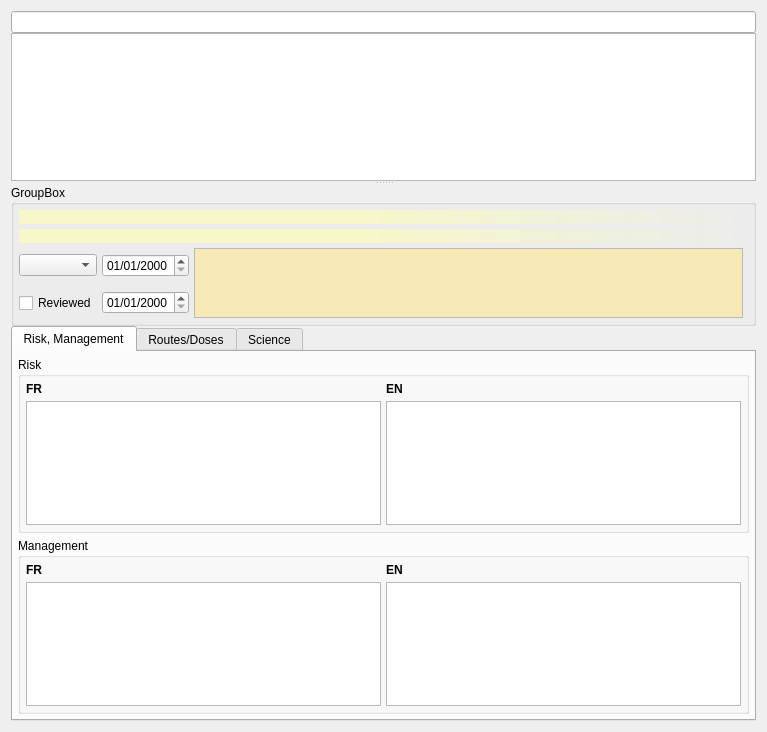
<?xml version="1.0" encoding="UTF-8"?>
<ui version="4.0">
 <class>DDI::DrugDrugInteractionEditorWidget</class>
 <widget class="QWidget" name="DDI::DrugDrugInteractionEditorWidget">
  <property name="geometry">
   <rect>
    <x>0</x>
    <y>0</y>
    <width>767</width>
    <height>732</height>
   </rect>
  </property>
  <property name="windowTitle">
   <string>Form</string>
  </property>
  <layout class="QGridLayout" name="gridLayout_5">
   <item row="0" column="0">
    <widget class="QSplitter" name="splitter">
     <property name="orientation">
      <enum>Qt::Vertical</enum>
     </property>
     <widget class="QWidget" name="">
      <layout class="QVBoxLayout" name="verticalLayout">
       <property name="spacing">
        <number>0</number>
       </property>
       <item>
        <layout class="QHBoxLayout" name="toolbarLayout">
         <property name="spacing">
          <number>0</number>
         </property>
        </layout>
       </item>
       <item>
        <widget class="Utils::QButtonLineEdit" name="searchLine"/>
       </item>
       <item>
        <widget class="QTableView" name="tableView">
         <property name="alternatingRowColors">
          <bool>true</bool>
         </property>
         <property name="selectionMode">
          <enum>QAbstractItemView::SingleSelection</enum>
         </property>
         <property name="selectionBehavior">
          <enum>QAbstractItemView::SelectRows</enum>
         </property>
         <property name="verticalScrollMode">
          <enum>QAbstractItemView::ScrollPerPixel</enum>
         </property>
         <property name="horizontalScrollMode">
          <enum>QAbstractItemView::ScrollPerPixel</enum>
         </property>
        </widget>
       </item>
      </layout>
     </widget>
     <widget class="QWidget" name="layoutWidget2">
      <layout class="QGridLayout" name="gridLayout__">
       <property name="spacing">
        <number>0</number>
       </property>
       <item row="2" column="0">
        <widget class="QTabWidget" name="tabWidget">
         <property name="currentIndex">
          <number>0</number>
         </property>
         <widget class="QWidget" name="riskTab">
          <attribute name="title">
           <string>Risk, Management</string>
          </attribute>
          <layout class="QGridLayout" name="gridLayout_4">
           <property name="margin">
            <number>5</number>
           </property>
           <property name="spacing">
            <number>5</number>
           </property>
           <item row="0" column="0">
            <widget class="QGroupBox" name="groupBox">
             <property name="enabled">
              <bool>true</bool>
             </property>
             <property name="title">
              <string>Risk</string>
             </property>
             <layout class="QGridLayout" name="gridLayout_3">
              <property name="margin">
               <number>5</number>
              </property>
              <property name="spacing">
               <number>5</number>
              </property>
              <item row="1" column="0">
               <widget class="QLabel" name="label">
                <property name="font">
                 <font>
                  <weight>75</weight>
                  <bold>true</bold>
                 </font>
                </property>
                <property name="text">
                 <string notr="true">FR</string>
                </property>
                <property name="alignment">
                 <set>Qt::AlignLeading|Qt::AlignLeft|Qt::AlignTop</set>
                </property>
               </widget>
              </item>
              <item row="2" column="0">
               <widget class="QTextEdit" name="risk">
                <property name="sizePolicy">
                 <sizepolicy hsizetype="Expanding" vsizetype="Preferred">
                  <horstretch>0</horstretch>
                  <verstretch>0</verstretch>
                 </sizepolicy>
                </property>
               </widget>
              </item>
              <item row="1" column="1">
               <widget class="QLabel" name="label_2">
                <property name="font">
                 <font>
                  <weight>75</weight>
                  <bold>true</bold>
                 </font>
                </property>
                <property name="text">
                 <string notr="true">EN</string>
                </property>
                <property name="alignment">
                 <set>Qt::AlignLeading|Qt::AlignLeft|Qt::AlignTop</set>
                </property>
               </widget>
              </item>
              <item row="2" column="1">
               <widget class="QTextEdit" name="risk_en">
                <property name="sizePolicy">
                 <sizepolicy hsizetype="Expanding" vsizetype="Preferred">
                  <horstretch>0</horstretch>
                  <verstretch>0</verstretch>
                 </sizepolicy>
                </property>
               </widget>
              </item>
             </layout>
            </widget>
           </item>
           <item row="1" column="0">
            <widget class="QGroupBox" name="groupBox_2">
             <property name="enabled">
              <bool>true</bool>
             </property>
             <property name="title">
              <string>Management</string>
             </property>
             <layout class="QGridLayout" name="gridLayout_2">
              <property name="margin">
               <number>5</number>
              </property>
              <property name="spacing">
               <number>5</number>
              </property>
              <item row="0" column="0">
               <widget class="QLabel" name="label_3">
                <property name="font">
                 <font>
                  <weight>75</weight>
                  <bold>true</bold>
                 </font>
                </property>
                <property name="text">
                 <string notr="true">FR</string>
                </property>
                <property name="alignment">
                 <set>Qt::AlignLeading|Qt::AlignLeft|Qt::AlignTop</set>
                </property>
               </widget>
              </item>
              <item row="1" column="0">
               <widget class="QTextEdit" name="management">
                <property name="sizePolicy">
                 <sizepolicy hsizetype="Expanding" vsizetype="Preferred">
                  <horstretch>0</horstretch>
                  <verstretch>0</verstretch>
                 </sizepolicy>
                </property>
               </widget>
              </item>
              <item row="0" column="1">
               <widget class="QLabel" name="label_4">
                <property name="font">
                 <font>
                  <weight>75</weight>
                  <bold>true</bold>
                 </font>
                </property>
                <property name="text">
                 <string notr="true">EN</string>
                </property>
                <property name="alignment">
                 <set>Qt::AlignLeading|Qt::AlignLeft|Qt::AlignTop</set>
                </property>
               </widget>
              </item>
              <item row="1" column="1">
               <widget class="QTextEdit" name="management_en"/>
              </item>
             </layout>
            </widget>
           </item>
          </layout>
         </widget>
         <widget class="QWidget" name="tab">
          <attribute name="title">
           <string>Routes/Doses</string>
          </attribute>
          <layout class="QGridLayout" name="gridLayout_11">
           <item row="0" column="0" colspan="2">
            <widget class="QLabel" name="firstInteractor2">
             <property name="font">
              <font>
               <weight>75</weight>
               <bold>true</bold>
              </font>
             </property>
             <property name="styleSheet">
              <string notr="true">background:qlineargradient(spread:pad, x1:0, y1:0, x2:1, y2:0, stop:0.464 rgba(255, 255, 176, 149), stop:1 rgba(255, 255, 255, 0))</string>
             </property>
             <property name="text">
              <string/>
             </property>
            </widget>
           </item>
           <item row="2" column="1">
            <widget class="QListView" name="listViewFirstInteractorRoute"/>
           </item>
           <item row="1" column="0" colspan="2">
            <layout class="QGridLayout" name="gridLayout_7">
             <item row="0" column="0">
              <widget class="QCheckBox" name="firstDoseUsesFrom">
               <property name="minimumSize">
                <size>
                 <width>60</width>
                 <height>0</height>
                </size>
               </property>
               <property name="maximumSize">
                <size>
                 <width>60</width>
                 <height>16777215</height>
                </size>
               </property>
               <property name="text">
                <string>From</string>
               </property>
              </widget>
             </item>
             <item row="0" column="1">
              <widget class="QLineEdit" name="firstDoseFromValue"/>
             </item>
             <item row="0" column="2">
              <widget class="QComboBox" name="firstDoseFromUnits"/>
             </item>
             <item row="0" column="3">
              <widget class="QComboBox" name="firstDoseFromRepart"/>
             </item>
             <item row="1" column="0">
              <widget class="QCheckBox" name="firstDoseUsesTo">
               <property name="minimumSize">
                <size>
                 <width>60</width>
                 <height>0</height>
                </size>
               </property>
               <property name="maximumSize">
                <size>
                 <width>60</width>
                 <height>16777215</height>
                </size>
               </property>
               <property name="text">
                <string>To</string>
               </property>
              </widget>
             </item>
             <item row="1" column="1">
              <widget class="QLineEdit" name="firstDoseToValue"/>
             </item>
             <item row="1" column="2">
              <widget class="QComboBox" name="firstDoseToUnits"/>
             </item>
             <item row="1" column="3">
              <widget class="QComboBox" name="firstDoseToRepart"/>
             </item>
            </layout>
           </item>
           <item row="2" column="0">
            <spacer name="horizontalSpacer_3">
             <property name="orientation">
              <enum>Qt::Horizontal</enum>
             </property>
             <property name="sizeType">
              <enum>QSizePolicy::Fixed</enum>
             </property>
             <property name="sizeHint" stdset="0">
              <size>
               <width>40</width>
               <height>20</height>
              </size>
             </property>
            </spacer>
           </item>
           <item row="2" column="4">
            <widget class="QListView" name="listViewSecondInteractorRoute"/>
           </item>
           <item row="1" column="2" colspan="3">
            <layout class="QGridLayout" name="gridLayout_12">
             <item row="0" column="0">
              <widget class="QCheckBox" name="secondDoseUsesFrom">
               <property name="minimumSize">
                <size>
                 <width>60</width>
                 <height>0</height>
                </size>
               </property>
               <property name="maximumSize">
                <size>
                 <width>60</width>
                 <height>16777215</height>
                </size>
               </property>
               <property name="text">
                <string>From</string>
               </property>
              </widget>
             </item>
             <item row="0" column="1">
              <widget class="QLineEdit" name="secondDoseFromValue"/>
             </item>
             <item row="0" column="2">
              <widget class="QComboBox" name="secondDoseFromUnits"/>
             </item>
             <item row="0" column="3">
              <widget class="QComboBox" name="secondDoseFromRepart"/>
             </item>
             <item row="1" column="0">
              <widget class="QCheckBox" name="secondDoseUsesTo">
               <property name="minimumSize">
                <size>
                 <width>60</width>
                 <height>0</height>
                </size>
               </property>
               <property name="maximumSize">
                <size>
                 <width>60</width>
                 <height>16777215</height>
                </size>
               </property>
               <property name="text">
                <string>To</string>
               </property>
              </widget>
             </item>
             <item row="1" column="1">
              <widget class="QLineEdit" name="secondDoseToValue"/>
             </item>
             <item row="1" column="2">
              <widget class="QComboBox" name="secondDoseToUnits"/>
             </item>
             <item row="1" column="3">
              <widget class="QComboBox" name="secondDoseToRepart"/>
             </item>
            </layout>
           </item>
           <item row="0" column="2" colspan="3">
            <widget class="QLabel" name="secondInteractor2">
             <property name="font">
              <font>
               <weight>75</weight>
               <bold>true</bold>
              </font>
             </property>
             <property name="styleSheet">
              <string notr="true">background:qlineargradient(spread:pad, x1:0, y1:0, x2:1, y2:0, stop:0.464 rgba(255, 255, 176, 149), stop:1 rgba(255, 255, 255, 0))</string>
             </property>
             <property name="text">
              <string/>
             </property>
            </widget>
           </item>
           <item row="2" column="2" colspan="2">
            <spacer name="horizontalSpacer_4">
             <property name="orientation">
              <enum>Qt::Horizontal</enum>
             </property>
             <property name="sizeType">
              <enum>QSizePolicy::Fixed</enum>
             </property>
             <property name="sizeHint" stdset="0">
              <size>
               <width>40</width>
               <height>20</height>
              </size>
             </property>
            </spacer>
           </item>
          </layout>
         </widget>
         <widget class="QWidget" name="biblioTab">
          <attribute name="title">
           <string>Science</string>
          </attribute>
          <layout class="QGridLayout" name="gridLayout_10">
           <item row="0" column="0">
            <widget class="QGroupBox" name="groupBox_3">
             <property name="title">
              <string>Formalized risk</string>
             </property>
             <layout class="QGridLayout" name="gridLayout_8">
              <item row="0" column="0">
               <widget class="QTableView" name="formRiskTableView"/>
              </item>
             </layout>
            </widget>
           </item>
           <item row="1" column="0">
            <widget class="QGroupBox" name="groupBox_4">
             <property name="title">
              <string>Bibliography</string>
             </property>
             <layout class="QGridLayout" name="gridLayout_9">
              <item row="0" column="0">
               <widget class="Views::TableView" name="bilbioTableView"/>
              </item>
             </layout>
            </widget>
           </item>
          </layout>
         </widget>
        </widget>
       </item>
       <item row="0" column="0">
        <widget class="QGroupBox" name="generalGroupBox">
         <property name="title">
          <string>GroupBox</string>
         </property>
         <layout class="QGridLayout" name="gridLayout">
          <property name="margin">
           <number>5</number>
          </property>
          <property name="spacing">
           <number>5</number>
          </property>
          <item row="2" column="0">
           <widget class="QComboBox" name="comboLevel">
            <property name="sizeAdjustPolicy">
             <enum>QComboBox::AdjustToContents</enum>
            </property>
           </widget>
          </item>
          <item row="2" column="2" rowspan="2">
           <widget class="QTextBrowser" name="humanSynthesis">
            <property name="maximumSize">
             <size>
              <width>16777215</width>
              <height>200</height>
             </size>
            </property>
            <property name="palette">
             <palette>
              <active>
               <colorrole role="Base">
                <brush brushstyle="SolidPattern">
                 <color alpha="255">
                  <red>246</red>
                  <green>233</green>
                  <blue>182</blue>
                 </color>
                </brush>
               </colorrole>
              </active>
              <inactive>
               <colorrole role="Base">
                <brush brushstyle="SolidPattern">
                 <color alpha="255">
                  <red>246</red>
                  <green>233</green>
                  <blue>182</blue>
                 </color>
                </brush>
               </colorrole>
              </inactive>
              <disabled>
               <colorrole role="Base">
                <brush brushstyle="SolidPattern">
                 <color alpha="255">
                  <red>212</red>
                  <green>208</green>
                  <blue>200</blue>
                 </color>
                </brush>
               </colorrole>
              </disabled>
             </palette>
            </property>
            <property name="font">
             <font>
              <pointsize>10</pointsize>
             </font>
            </property>
            <property name="textInteractionFlags">
             <set>Qt::LinksAccessibleByKeyboard|Qt::LinksAccessibleByMouse|Qt::TextBrowserInteraction|Qt::TextSelectableByKeyboard|Qt::TextSelectableByMouse</set>
            </property>
            <property name="openExternalLinks">
             <bool>true</bool>
            </property>
            <property name="openLinks">
             <bool>true</bool>
            </property>
           </widget>
          </item>
          <item row="0" column="0" colspan="4">
           <widget class="QLabel" name="firstInteractor">
            <property name="font">
             <font>
              <weight>75</weight>
              <bold>true</bold>
             </font>
            </property>
            <property name="styleSheet">
             <string notr="true">background:qlineargradient(spread:pad, x1:0, y1:0, x2:1, y2:0, stop:0.464 rgba(255, 255, 176, 149), stop:1 rgba(255, 255, 255, 0))</string>
            </property>
           </widget>
          </item>
          <item row="2" column="1">
           <widget class="QDateEdit" name="createdOn">
            <property name="sizePolicy">
             <sizepolicy hsizetype="Fixed" vsizetype="Fixed">
              <horstretch>0</horstretch>
              <verstretch>0</verstretch>
             </sizepolicy>
            </property>
            <property name="displayFormat">
             <string>dd/MM/yyyy</string>
            </property>
           </widget>
          </item>
          <item row="1" column="0" colspan="4">
           <widget class="QLabel" name="secondInteractor">
            <property name="font">
             <font>
              <weight>75</weight>
              <bold>true</bold>
             </font>
            </property>
            <property name="styleSheet">
             <string notr="true">background:qlineargradient(spread:pad, x1:0, y1:0, x2:1, y2:0, stop:0.464 rgba(255, 255, 176, 149), stop:1 rgba(255, 255, 255, 0))</string>
            </property>
           </widget>
          </item>
          <item row="3" column="1">
           <widget class="QDateEdit" name="updatedOn">
            <property name="displayFormat">
             <string>dd/MM/yyyy</string>
            </property>
           </widget>
          </item>
          <item row="3" column="0">
           <widget class="QCheckBox" name="isReviewed">
            <property name="minimumSize">
             <size>
              <width>0</width>
              <height>22</height>
             </size>
            </property>
            <property name="text">
             <string>Reviewed</string>
            </property>
           </widget>
          </item>
         </layout>
        </widget>
       </item>
      </layout>
     </widget>
    </widget>
   </item>
  </layout>
 </widget>
 <customwidgets>
  <customwidget>
   <class>Utils::QButtonLineEdit</class>
   <extends>QLineEdit</extends>
   <header location="global">utils/widgets/qbuttonlineedit.h</header>
  </customwidget>
  <customwidget>
   <class>Views::TableView</class>
   <extends>QTableView</extends>
   <header location="global">listviewplugin/tableview.h</header>
  </customwidget>
 </customwidgets>
 <resources/>
 <connections/>
</ui>
